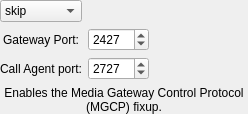
         <widget class="QWidget" name="label648">
          <attribute name="title">
           <string>mgcp</string>
          </attribute>
          <layout class="QGridLayout">
           <property name="margin">
            <number>0</number>
           </property>
           <item row="3" column="0" colspan="3">
            <widget class="QLabel" name="label686">
             <property name="text">
              <string>Enables the Media Gateway Control Protocol (MGCP) fixup.</string>
             </property>
             <property name="alignment">
              <set>Qt::AlignCenter</set>
             </property>
             <property name="wordWrap">
              <bool>true</bool>
             </property>
            </widget>
           </item>
           <item row="1" column="0">
            <widget class="QLabel" name="label685">
             <property name="text">
              <string>Gateway Port:</string>
             </property>
             <property name="alignment">
              <set>Qt::AlignCenter</set>
             </property>
             <property name="wordWrap">
              <bool>false</bool>
             </property>
             <property name="buddy">
              <cstring>pix_ctiqbe_port</cstring>
             </property>
            </widget>
           </item>
           <item row="2" column="0">
            <widget class="QLabel" name="label688">
             <property name="text">
              <string>Call Agent port:</string>
             </property>
             <property name="alignment">
              <set>Qt::AlignCenter</set>
             </property>
             <property name="wordWrap">
              <bool>false</bool>
             </property>
            </widget>
           </item>
           <item row="1" column="1">
            <widget class="QSpinBox" name="pix_mgcp_gateway_port">
             <property name="minimum">
              <number>1</number>
             </property>
             <property name="maximum">
              <number>65535</number>
             </property>
             <property name="value">
              <number>2427</number>
             </property>
            </widget>
           </item>
           <item row="2" column="1">
            <widget class="QSpinBox" name="pix_mgcp_call_agent_port">
             <property name="minimum">
              <number>1</number>
             </property>
             <property name="maximum">
              <number>65535</number>
             </property>
             <property name="value">
              <number>2727</number>
             </property>
            </widget>
           </item>
           <item row="0" column="0">
            <widget class="QComboBox" name="pix_mgcp_switch">
             <item>
              <property name="text">
               <string>skip</string>
              </property>
             </item>
             <item>
              <property name="text">
               <string>enable</string>
              </property>
             </item>
             <item>
              <property name="text">
               <string>disable</string>
              </property>
             </item>
            </widget>
           </item>
           <item row="1" column="2">
            <spacer>
             <property name="orientation">
              <enum>Qt::Horizontal</enum>
             </property>
             <property name="sizeType">
              <enum>QSizePolicy::Expanding</enum>
             </property>
             <property name="sizeHint" stdset="0">
              <size>
               <width>40</width>
               <height>20</height>
              </size>
             </property>
            </spacer>
           </item>
           <item row="0" column="1" colspan="2">
            <spacer>
             <property name="orientation">
              <enum>Qt::Horizontal</enum>
             </property>
             <property name="sizeType">
              <enum>QSizePolicy::Expanding</enum>
             </property>
             <property name="sizeHint" stdset="0">
              <size>
               <width>160</width>
               <height>20</height>
              </size>
             </property>
            </spacer>
           </item>
          </layout>
         </widget>
